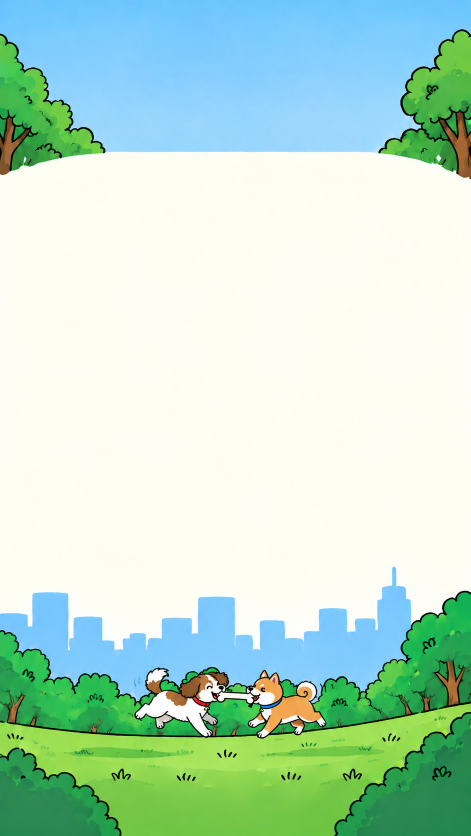
#> input picture frontend/assets/art/src/rivals-park.png, 941 x 1672 px (shown at 1/2 size)
$ python install-rivals-backdrop.py
#> lines starting #> are read from the running program, lines starting #| are printed output that depends on the picture
#> in main, src is the input picture: PIL image 941x1672 RGB; mean R, G, B 188.5, 223.1, 204.2
"""Ship the painted park the Rivals page stands in, and measure its bands.

THE ART IS A FRAME, NOT A SCENE. The master is one picture with three parts:
a canopy of trees across the TOP, a flat cream field down the MIDDLE, and the
skyline, hedges, grass and the two dogs across the BOTTOM. The middle is a
single flat colour by construction — it is where the rivalry cards go — so the
picture can be drawn with its two painted bands pinned to the top and bottom of
the window and the flat field simply continuing between them, at any screen
height, with no crop and no letterbox. That is what components/rivals/
RivalsBackdrop.js does, and the numbers it needs are the ones measured here.

MEASURED, NOT DECLARED. The band edges are found by scanning for the first and
last row that is the field colour ALL the way across, rather than typed in from
a look at the file. A repaint that moves the treeline by forty pixels then
moves the numbers with it, and the only thing to do about it is paste the
`RIVALS_PARK` block this prints into src/config/onboardingArt.js. Typed-in
numbers would keep the old treeline and quietly slice the canopy.

ONE FILE, AND THE FIELD IS NOT IN IT. The pit stop is cut into two files
because the shop crew stands BETWEEN them; nothing stands inside this picture,
so the two bands ship STACKED in a single asset and the page draws them through
two clipping windows, one pinned to each edge. Dropping the 774 rows of flat
cream between them takes the file from 883KB to under 500 — those rows are a
colour, and the page paints it. It also keeps the whole backdrop to one slot
against the OTA asset budget, which is what currently blocks JS-only updates
(1252 referenced assets against a 1000 cap).

Usage (from frontend/):

    python scripts/install-rivals-backdrop.py [master.png]

Writes assets/art/rivals/park.png. Like the pit stop plates this file is sized
HERE and is therefore not listed in scripts/downscale-art.py — one owner per
asset, or a later regen silently re-resizes what this already sized.
"""

import sys
from pathlib import Path

from PIL import Image

HERE = Path(__file__).resolve().parent
ASSETS = HERE.parent / "assets" / "art"
MASTER = ASSETS / "src" / "rivals-park.png"
OUT = ASSETS / "rivals"

# The master as delivered. Not fatal if it changes — everything below is
# measured or proportional — but a different delivery is usually a different
# composition, so it is worth saying out loud.
SRC_W, SRC_H = 941, 1672

# What it ships at: 430pt (the widest iPhone) x 3, the same FULLBLEED number
# scripts/downscale-art.py caps every other full-window backdrop to. The plate
# is only ever drawn at the window's WIDTH, so past 3x there is nothing left for
# a display to show and only pixels for the decoder to chew on.
SHIP_W = 1290

# Flat cartoon fills plus two soft sky gradients: a 256-colour palette holds
# that to within a rounding error and takes the file from ~1.3MB to under half
# of it. The dither is for the gradients, which are the only part that bands.
PALETTE = 256

# How far a row may drift from the field colour and still count as field. Wide
# enough for the paper texture over the cream, tight enough that the first
# hedge leaf stops the scan.
TOL = 12


def measure(im):
    """First and last row that is the field colour all the way across."""
    px = im.load()
    w, h = im.size
#> w = 941; h = 1672
    field = px[w // 2, h // 2]
#> field = (254, 253, 242)
    rows = []
    for y in range(h):
        # Every third column: the bands reach the edges, so anything that is
        # not field is hit long before a two-pixel stem could slip between the
        # samples.
        if all(
            all(abs(px[x, y][i] - field[i]) <= TOL for i in range(3))
            for x in range(0, w, 3)
        ):
            rows.append(y)
#> after the loop, rows = 775 values from 358 to 1132
    if not rows:
        raise SystemExit("no flat field found — is this the right master?")
    return field, rows[0], rows[-1]


def main():
    master = Path(sys.argv[1]) if len(sys.argv) > 1 else MASTER
    if not master.exists():
        raise SystemExit(f"no master at {master}")

    src = Image.open(master).convert("RGB")
    if src.size != (SRC_W, SRC_H):
        print(f"warning: expected {SRC_W}x{SRC_H}, got {src.width}x{src.height}")

    field, first, last = measure(src)
#> field = (254, 253, 242); first = 358; last = 1132
    # The bands are what is OUTSIDE the flat field, as fractions of the
    # master's WIDTH — the plate is always drawn at the window width, so
    # `height = width x fraction` is the whole of the page's sizing maths.
    top = first / src.width
#> top = 0.38
    bottom = (src.height - 1 - last) / src.width
#> bottom = 0.573

    # The two bands, stacked with the flat field taken out from between them.
    # The seam is invisible because both sides of it ARE the field colour: the
    # canopy band ends in cream and the skyline band starts in it.
    top_rows, bottom_rows = first, src.height - 1 - last
#> top_rows = 358; bottom_rows = 539
    stacked = Image.new("RGB", (src.width, top_rows + bottom_rows))
#> stacked: PIL image 941x897 RGB; every value is 0
    stacked.paste(src.crop((0, 0, src.width, top_rows)), (0, 0))
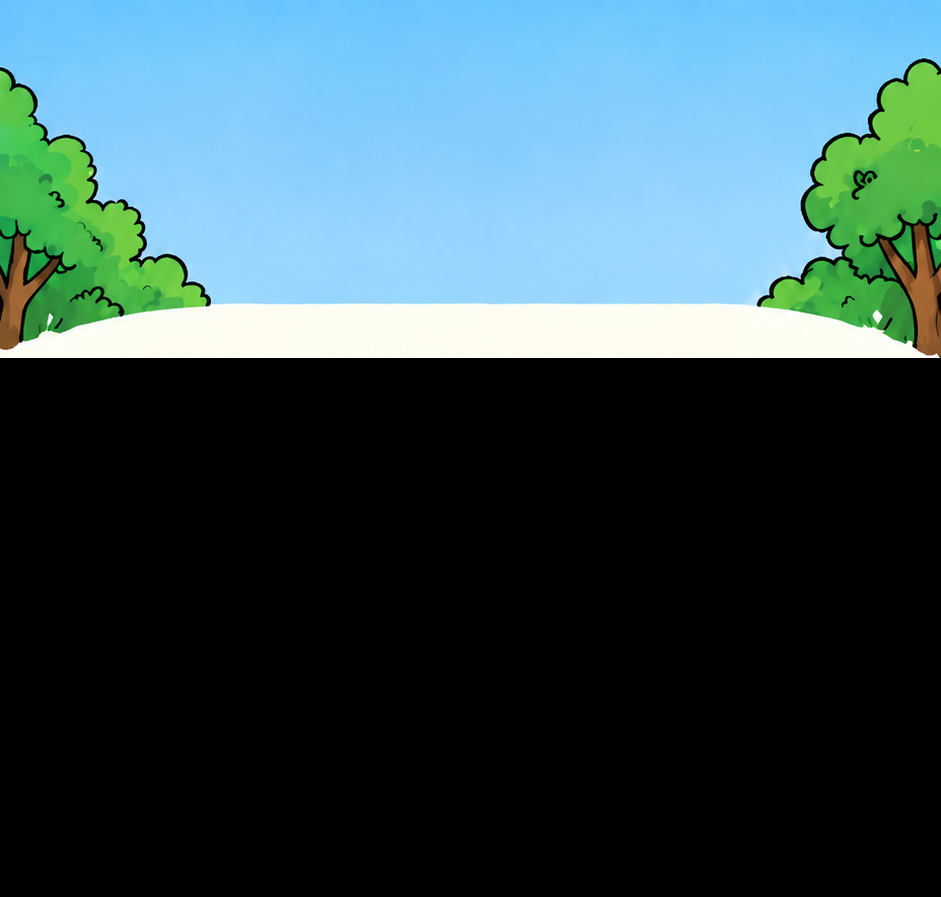
#> stacked: PIL image 941x897 RGB; mean R, G, B 55.3, 81, 86.7
    stacked.paste(src.crop((0, last + 1, src.width, src.height)), (0, top_rows))
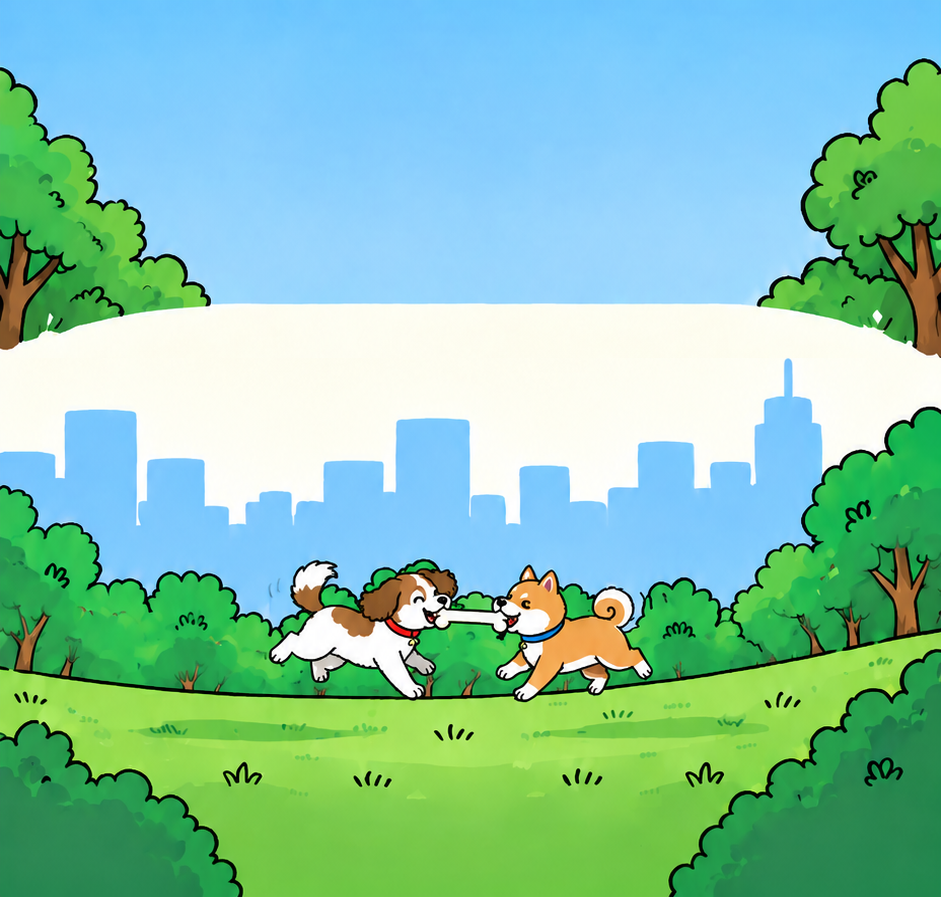
#> stacked: PIL image 941x897 RGB; mean R, G, B 132.2, 197.2, 171.6

    OUT.mkdir(parents=True, exist_ok=True)
    ship_h = round(stacked.height * SHIP_W / stacked.width)
#> ship_h = 1230
    plate = stacked.resize((SHIP_W, ship_h), Image.Resampling.LANCZOS).quantize(
        colors=PALETTE, method=Image.Quantize.MEDIANCUT, dither=Image.Dither.FLOYDSTEINBERG
    )
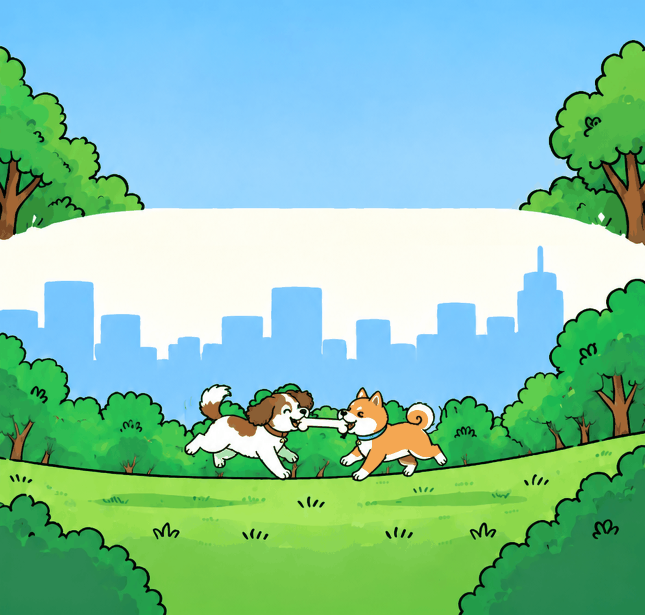
#> plate: PIL image 1290x1230 P (shown at 1/2 size); mean R, G, B 132.1, 197.4, 171.7
    path = OUT / "park.png"
    plate.save(path, optimize=True)

    print(f"wrote {path} {Image.open(path).size} {path.stat().st_size // 1024}KB")
    print(f"field {field}  flat rows {first}..{last} of {src.height}")
#| field (254, 253, 242)  flat rows 358..1132 of 1672
    print(f"bands: canopy {top_rows}px, park {bottom_rows}px")
#| bands: canopy 358px, park 539px
    print("\npaste into src/config/onboardingArt.js:\n")
    # The sky the canopy hangs in, read off the master's very top edge. The
    # page fills the gap above the canopy with it whenever a tall header pushes
    # the treeline down, so a wrong value here shows up as a stripe.
    sky = src.crop((0, 0, src.width, 1)).resize((1, 1), Image.Resampling.BOX).getpixel((0, 0))
#> sky = (109, 198, 253)

    print("export const RIVALS_PARK = {")
    print(f"  ground: '#{field[0]:02X}{field[1]:02X}{field[2]:02X}',")
#|   ground: '#FEFDF2',
    print(f"  sky: '#{sky[0]:02X}{sky[1]:02X}{sky[2]:02X}',")
#|   sky: '#6DC6FD',
    print(f"  top: {top:.4f},")
#|   top: 0.3804,
    print(f"  bottom: {bottom:.4f},")
#|   bottom: 0.5728,
    print("};")


if __name__ == "__main__":
    main()

$ run again, with frontend/assets/art/src/home-backdrop.png copied over frontend/assets/art/src/rivals-park.png
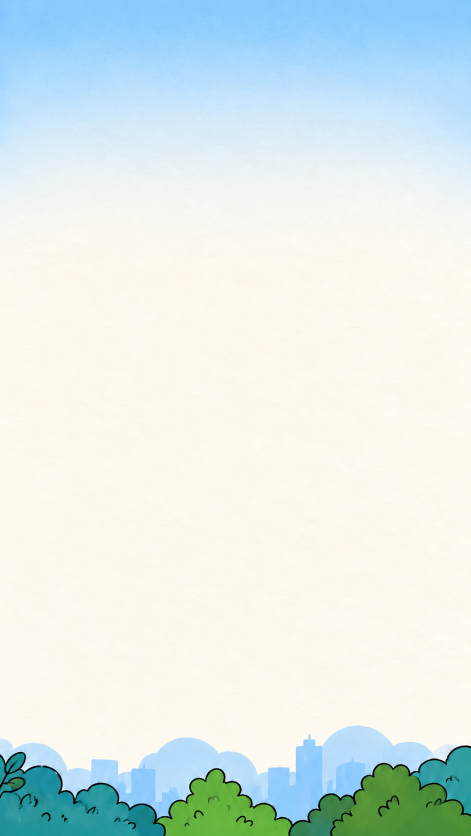
#> input picture frontend/assets/art/src/home-backdrop.png, 941 x 1672 px (shown at 1/2 size)
#> in main, src is the input picture: PIL image 941x1672 RGB; mean R, G, B 222.6, 234.8, 232.4
#> in measure, `field = px[w // 2, h // 2]`: field = (253, 250, 239)
#> after the loop in measure, `for y in range(h):`: rows = 1030 values from 420 to 1450
#> in main, `field, first, last = measure(src)`: field = (253, 250, 239); first = 420; last = 1450
#> top = 0.446
#> bottom = 0.235
#> top_rows = 420; bottom_rows = 221
#> in main, `stacked.paste(src.crop((0, 0, src.width, top_rows)), (0, 0))`:
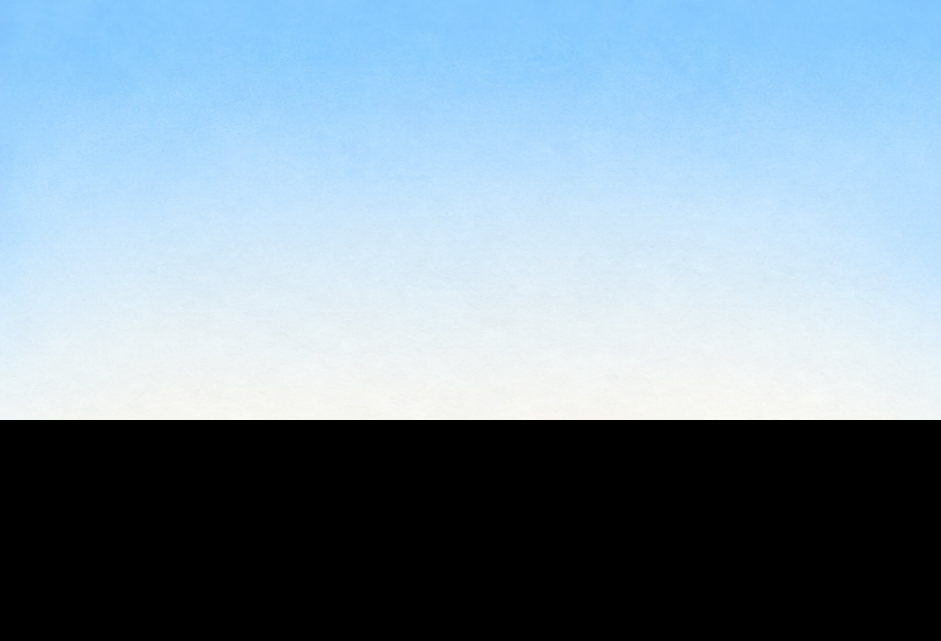
#> stacked: PIL image 941x641 RGB; mean R, G, B 126.7, 148.2, 163.8
#> in main, `stacked.paste(src.crop((0, last + 1, src.width, src.height)), (0, top_..`:
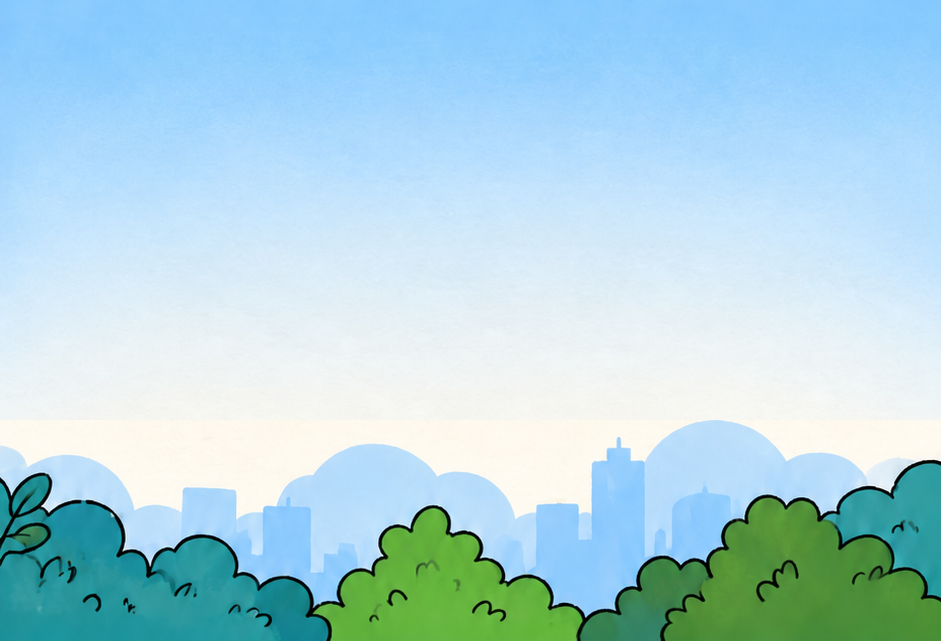
#> stacked: PIL image 941x641 RGB; mean R, G, B 173.7, 212.8, 224.1
#| field (253, 250, 239)  flat rows 420..1450 of 1672
#| bands: canopy 420px, park 221px
#> sky = (137, 203, 253)
#|   ground: '#FDFAEF',
#|   sky: '#89CBFD',
#|   top: 0.4463,
#|   bottom: 0.2349,
